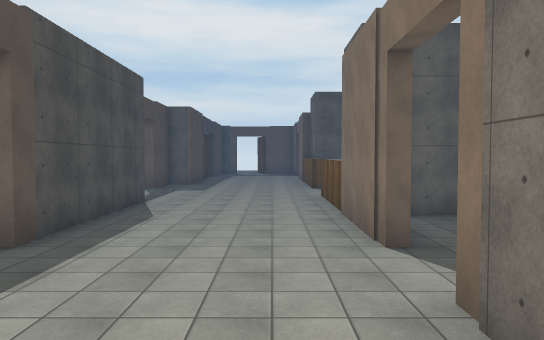
[1] (above)

18 first-person views from a walk through a scene from a Unity 3-D project. The camera is 1.2 m above the floor, tilts 2° down and sees 70° across. The floor is counted in squares, 2 m on a side. Each view is taken from the middle of a square. On the plan, view 1 faces up. The plan holds only what a view shows up to about 11 squares ahead; the rest is blank. The player character is not drawn. Surface patterns are stand-ins for the level's own textures.

[2]
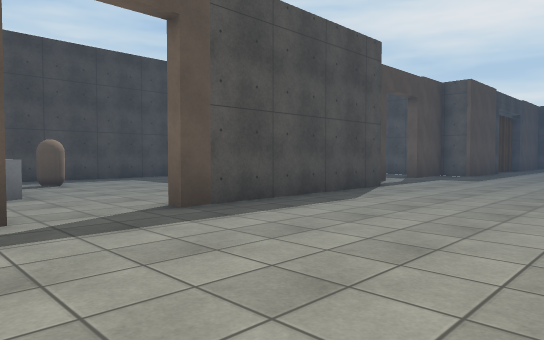

[3]
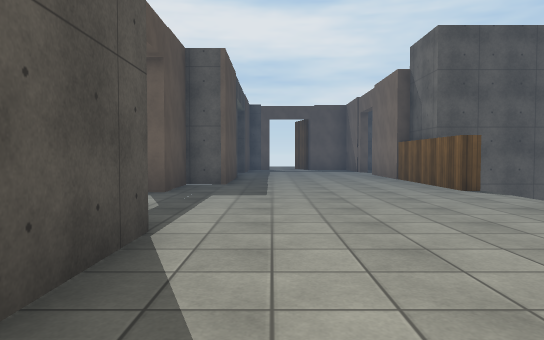

[4]
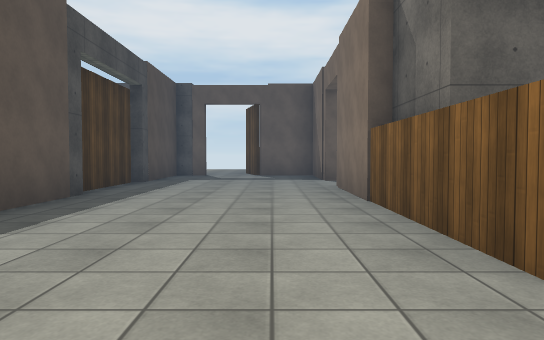

[5]
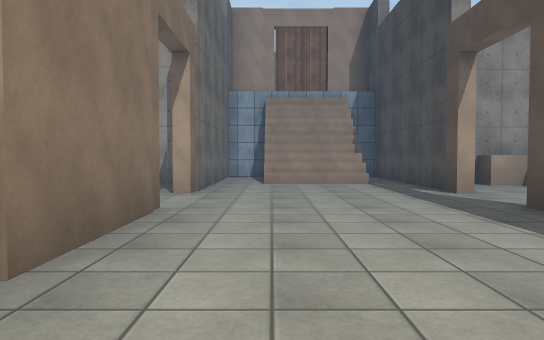

[6]
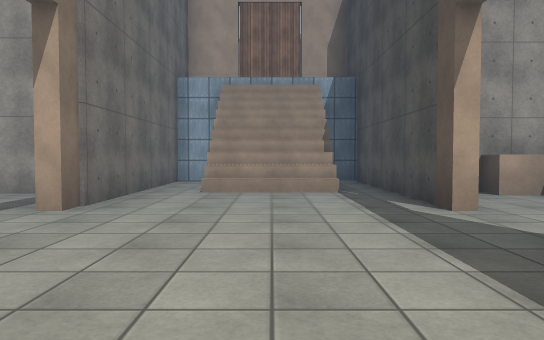

[7]
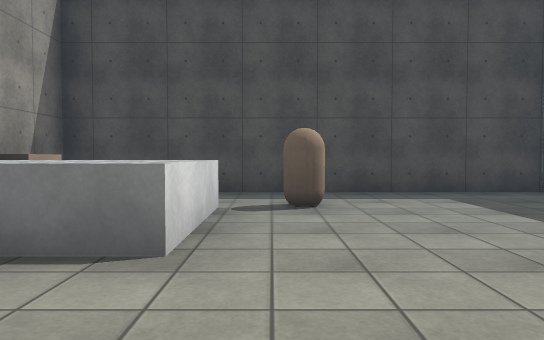

[8]
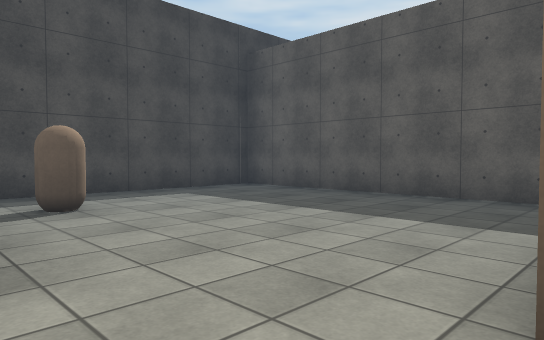

[9]
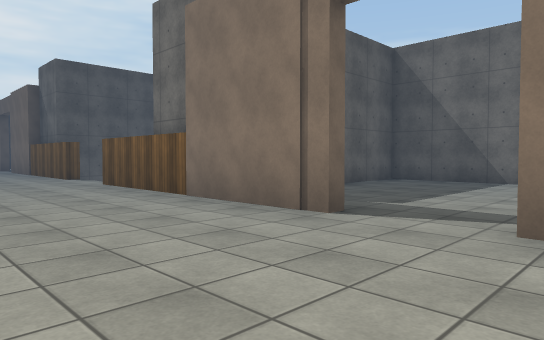

[10]
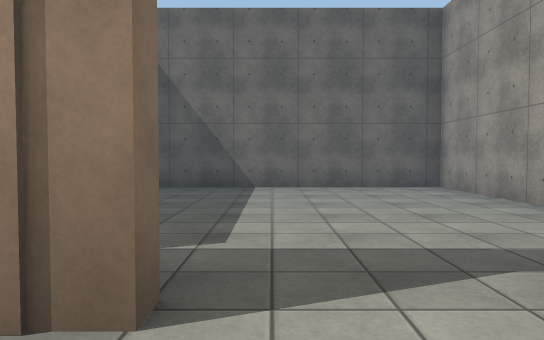

[11]
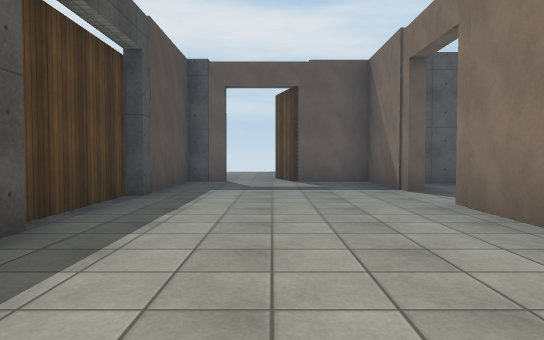

[12]
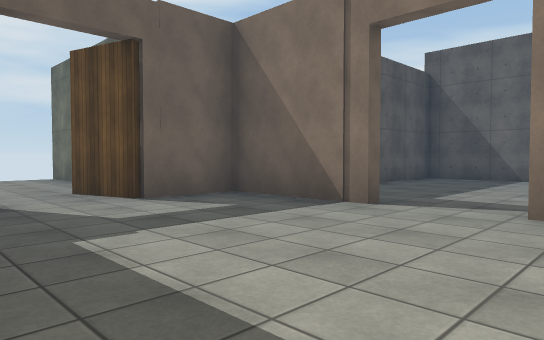

[13]
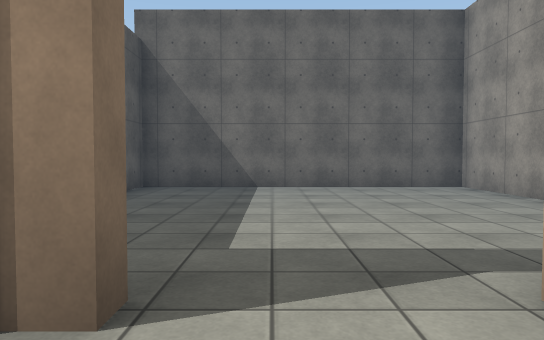

[14]
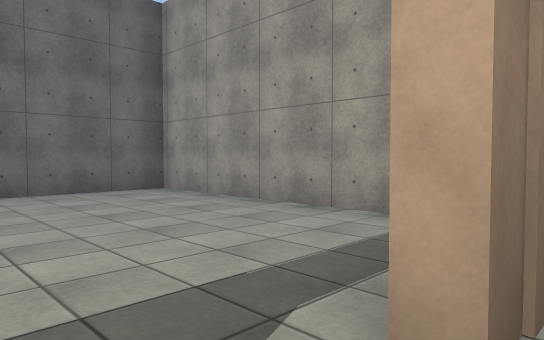

[15]
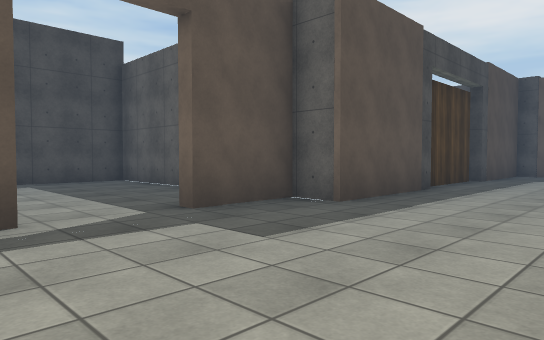

[16]
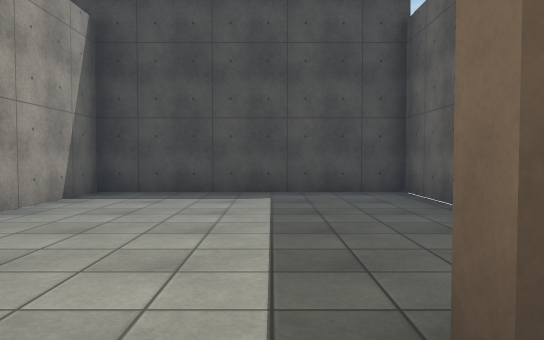

[17]
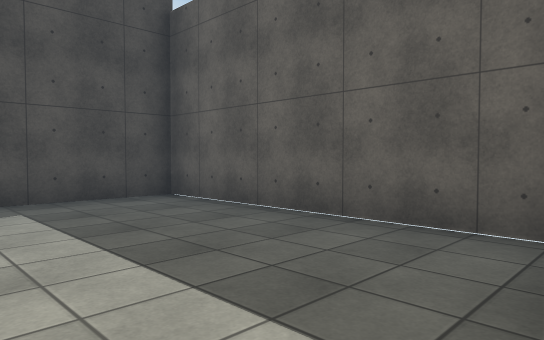

[18]
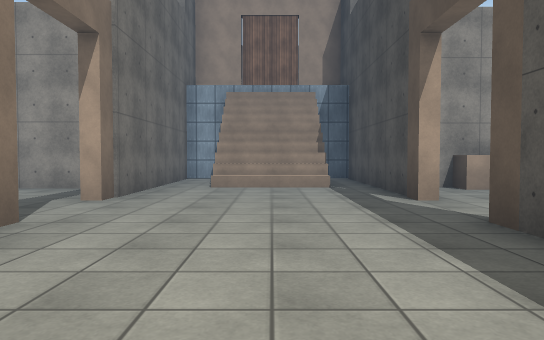

### Floor plan
Key: @ floor where view 1 was taken; # wall or solid block; x gap in a wall; . floor; / step, stairs or slope; ^ raised ledge; v drop or lower ground; C capsule.
Columns run from 10 left of view 1 to 8 right of it. Each row starts with its distance up from view 1.
 29          .x
 28          .#
 27          .
 26         ..
 25         ..#
 24         ..###
 23        #....#######
 22        #....#.....#
 21        #....#.....#
 20       ##..........#
 19       #...........#
 18       #....##.....#
 17       ##....#.....#
 16        #....#######
 15 ########....###
 14 #.....#.....#
 13 #.....#.....x
 12 #...........v
 11 #...........v
 10 #.....#.....#
  9 ########....#
  8 #......#....#
  7 #......#....#######
  6 #......#....#.....#
  5 #......#....#.....#
  4 #.C...............#
  3 #..^^.............#
  2 #  ^^..#....#.....#
  1 # ^^ ^.#....#.....#
  0 ########//@.#######
 -1        #///.#
 -2        #///.#
 -3        #    #
 -4        #####

Where each view was taken, in squares from view 1:
view 1: 0 up, 0 right, facing up
view 2: 2 up, 1 right, facing up-left
view 3: 6 up, 2 left, facing up
view 4: 11 up, 0 right, facing up
view 5: 9 up, 0 right, facing down
view 6: 7 up, 1 left, facing down
view 7: 4 up, 3 left, facing left
view 8: 3 up, 3 left, facing up-left
view 9: 2 up, 2 left, facing up-right
view 10: 4 up, 0 right, facing right
view 11: 14 up, 1 left, facing up
view 12: 18 up, 3 left, facing up-right
view 13: 20 up, 0 right, facing right
view 14: 20 up, 1 right, facing down-right
view 15: 10 up, 0 right, facing up-left
view 16: 12 up, 3 left, facing left
view 17: 11 up, 4 left, facing up-left
view 18: 8 up, 1 left, facing down
